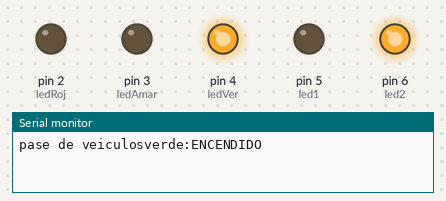
A sketch run on a simulated Arduino Uno, built with avr-gcc and run on an emulated ATmega328P. Parts: output pins drawn as LEDs (lit = HIGH), the last lines printed to the serial monitor.

Above: at 2.5 s.
At 5.5 s:
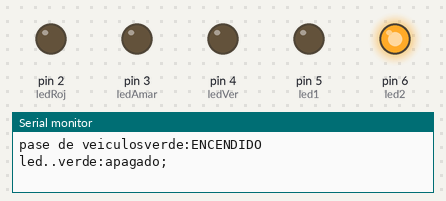
At 9.5 s:
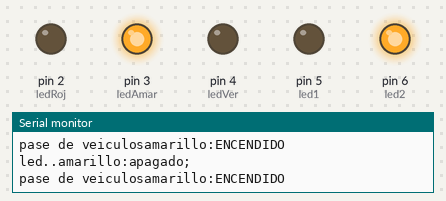
At 15.5 s:
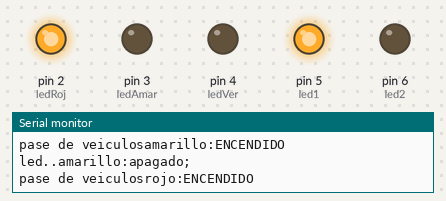
At 21.2 s:
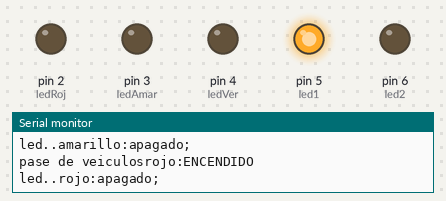
At 22.2 s:
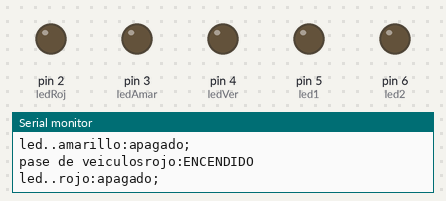
Timing chart, 0 to 29.3 s (numbered marks = the images above):
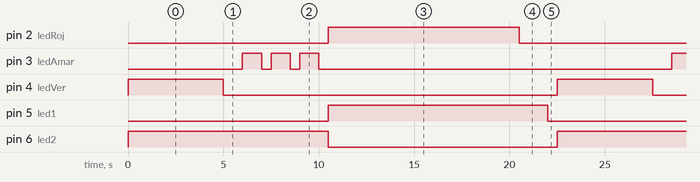

Measured:
- by itself, pin 2 (ledRoj): alternates HIGH for 10.0 s and LOW for 12.5 s
- by itself, pin 3 (ledAmar): repeats every 22.5 s: 2 × (LOW 0.50 s, HIGH 1.0 s), LOW 18.5 s, HIGH 1.0 s
- by itself, pin 4 (ledVer): alternates HIGH for 5.0 s and LOW for 17.5 s
- by itself, pin 5 (led1): alternates HIGH for 11.5 s and LOW for 11.0 s
- by itself, pin 6 (led2): alternates HIGH for 10.5 s and LOW for 12.0 s

The sketch:

programacion_de_smaforo____peaton.ino
```cpp
const byte ledRoj = 2;
const byte ledAmar = 3;
const byte ledVer = 4;
const byte led1 = 5;
const byte led2 = 6;

void setup()
{
pinMode(ledRoj,OUTPUT);
pinMode(ledAmar,OUTPUT);
pinMode(ledVer,OUTPUT);
pinMode(led1,OUTPUT);
pinMode(led2,OUTPUT);
  Serial.begin(9600);
}
void loop()
{
  digitalWrite(led2,1);
  prenderApagar(ledVer,5000,"verde:");
  delay(500);
 prenderApagar(ledAmar,1000, "amarillo:");
   prenderApagar(ledAmar,1000, "amarillo:");
   prenderApagar(ledAmar,1000, "amarillo:");// le puse un titileo para que aprezca mas real//
digitalWrite(led2,0);                     //pero cumple laos 3 segundos.
  digitalWrite(led1,1);
prenderApagar(ledRoj,10000,"rojo:");
delay(1000);
  digitalWrite(led1,0);
  delay(500);
}
void prenderApagar(byte led,int tiempo,String txt)
{
  digitalWrite(led,1);
  Serial.print("pase de veiculos");
  Serial.print(txt);
  Serial.println("ENCENDIDO ");
  delay(tiempo);
  digitalWrite(led,0);
   Serial.print("led..");
  Serial.print(txt);
  Serial.println("apagado;");
  delay(500);
}
```
